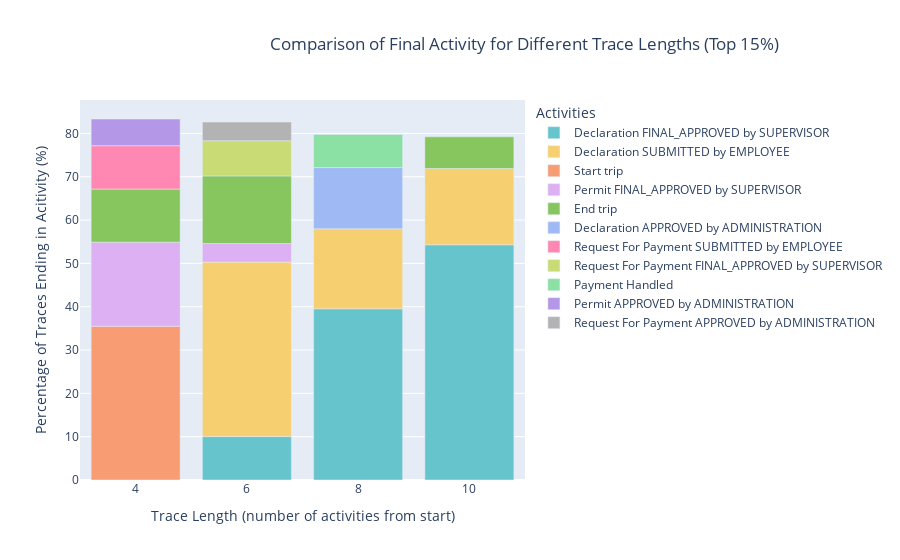

The notebook cell saved with this chart:
### Code cell
# plot the distribution
import plotly.express as px

df_top15 = df_dist.sort_values(by='Percent count', ascending=False).head(int(len(df_dist)*0.15))
fig = px.bar(df_top15, x="Trace length", y="Percent count", color="Activities", title="Comparison of Final Activity for Different Trace Lengths (Top 15%)",
             color_discrete_sequence=px.colors.qualitative.Pastel)


fig.update_layout(xaxis_title="Trace Length (number of activities from start)", yaxis_title="Percentage of Traces Ending in Acitivity (%)")
fig.update_xaxes(tickvals=[4,6,8,10])
fig.update_layout(title_x=0.3)
fig.show()
fig.write_html("../docs/activity_vs_trace_length_distribution.html")

### Figure 1 — Plotly figure (JSON) as saved in the notebook; plotly's stock layout.template omitted (floating-point values rounded to 4 significant figures)
{"data": [{"alignmentgroup": "True", "hovertemplate": "Activities=Declaration FINAL_APPROVED by SUPERVISOR<br>Trace length=%{x}<br>Percent count=%{y}<extra></extra>", "legendgroup": "Declaration FINAL_APPROVED by SUPERVISOR", "marker": {"color": "rgb(102, 197, 204)", "pattern": {"shape": ""}}, "name": "Declaration FINAL_APPROVED by SUPERVISOR", "offsetgroup": "Declaration FINAL_APPROVED by SUPERVISOR", "orientation": "v", "showlegend": true, "textposition": "auto", "type": "bar", "x": [10, 8, 6], "xaxis": "x", "y": [54.3, 39.53, 10.02], "yaxis": "y"}, {"alignmentgroup": "True", "hovertemplate": "Activities=Declaration SUBMITTED by EMPLOYEE<br>Trace length=%{x}<br>Percent count=%{y}<extra></extra>", "legendgroup": "Declaration SUBMITTED by EMPLOYEE", "marker": {"color": "rgb(246, 207, 113)", "pattern": {"shape": ""}}, "name": "Declaration SUBMITTED by EMPLOYEE", "offsetgroup": "Declaration SUBMITTED by EMPLOYEE", "orientation": "v", "showlegend": true, "textposition": "auto", "type": "bar", "x": [6, 8, 10], "xaxis": "x", "y": [40.27, 18.46, 17.61], "yaxis": "y"}, {"alignmentgroup": "True", "hovertemplate": "Activities=Start trip<br>Trace length=%{x}<br>Percent count=%{y}<extra></extra>", "legendgroup": "Start trip", "marker": {"color": "rgb(248, 156, 116)", "pattern": {"shape": ""}}, "name": "Start trip", "offsetgroup": "Start trip", "orientation": "v", "showlegend": true, "textposition": "auto", "type": "bar", "x": [4], "xaxis": "x", "y": [35.5], "yaxis": "y"}, {"alignmentgroup": "True", "hovertemplate": "Activities=Permit FINAL_APPROVED by SUPERVISOR<br>Trace length=%{x}<br>Percent count=%{y}<extra></extra>", "legendgroup": "Permit FINAL_APPROVED by SUPERVISOR", "marker": {"color": "rgb(220, 176, 242)", "pattern": {"shape": ""}}, "name": "Permit FINAL_APPROVED by SUPERVISOR", "offsetgroup": "Permit FINAL_APPROVED by SUPERVISOR", "orientation": "v", "showlegend": true, "textposition": "auto", "type": "bar", "x": [4, 6], "xaxis": "x", "y": [19.4, 4.303], "yaxis": "y"}, {"alignmentgroup": "True", "hovertemplate": "Activities=End trip<br>Trace length=%{x}<br>Percent count=%{y}<extra></extra>", "legendgroup": "End trip", "marker": {"color": "rgb(135, 197, 95)", "pattern": {"shape": ""}}, "name": "End trip", "offsetgroup": "End trip", "orientation": "v", "showlegend": true, "textposition": "auto", "type": "bar", "x": [6, 4, 10], "xaxis": "x", "y": [15.6, 12.26, 7.313], "yaxis": "y"}, {"alignmentgroup": "True", "hovertemplate": "Activities=Declaration APPROVED by ADMINISTRATION<br>Trace length=%{x}<br>Percent count=%{y}<extra></extra>", "legendgroup": "Declaration APPROVED by ADMINISTRATION", "marker": {"color": "rgb(158, 185, 243)", "pattern": {"shape": ""}}, "name": "Declaration APPROVED by ADMINISTRATION", "offsetgroup": "Declaration APPROVED by ADMINISTRATION", "orientation": "v", "showlegend": true, "textposition": "auto", "type": "bar", "x": [8], "xaxis": "x", "y": [14.13], "yaxis": "y"}, {"alignmentgroup": "True", "hovertemplate": "Activities=Request For Payment SUBMITTED by EMPLOYEE<br>Trace length=%{x}<br>Percent count=%{y}<extra></extra>", "legendgroup": "Request For Payment SUBMITTED by EMPLOYEE", "marker": {"color": "rgb(254, 136, 177)", "pattern": {"shape": ""}}, "name": "Request For Payment SUBMITTED by EMPLOYEE", "offsetgroup": "Request For Payment SUBMITTED by EMPLOYEE", "orientation": "v", "showlegend": true, "textposition": "auto", "type": "bar", "x": [4], "xaxis": "x", "y": [10], "yaxis": "y"}, {"alignmentgroup": "True", "hovertemplate": "Activities=Request For Payment FINAL_APPROVED by SUPERVISOR<br>Trace length=%{x}<br>Percent count=%{y}<extra></extra>", "legendgroup": "Request For Payment FINAL_APPROVED by SUPERVISOR", "marker": {"color": "rgb(201, 219, 116)", "pattern": {"shape": ""}}, "name": "Request For Payment FINAL_APPROVED by SUPERVISOR", "offsetgroup": "Request For Payment FINAL_APPROVED by SUPERVISOR", "orientation": "v", "showlegend": true, "textposition": "auto", "type": "bar", "x": [6], "xaxis": "x", "y": [8.109], "yaxis": "y"}, {"alignmentgroup": "True", "hovertemplate": "Activities=Payment Handled<br>Trace length=%{x}<br>Percent count=%{y}<extra></extra>", "legendgroup": "Payment Handled", "marker": {"color": "rgb(139, 224, 164)", "pattern": {"shape": ""}}, "name": "Payment Handled", "offsetgroup": "Payment Handled", "orientation": "v", "showlegend": true, "textposition": "auto", "type": "bar", "x": [8], "xaxis": "x", "y": [7.637], "yaxis": "y"}, {"alignmentgroup": "True", "hovertemplate": "Activities=Permit APPROVED by ADMINISTRATION<br>Trace length=%{x}<br>Percent count=%{y}<extra></extra>", "legendgroup": "Permit APPROVED by ADMINISTRATION", "marker": {"color": "rgb(180, 151, 231)", "pattern": {"shape": ""}}, "name": "Permit APPROVED by ADMINISTRATION", "offsetgroup": "Permit APPROVED by ADMINISTRATION", "orientation": "v", "showlegend": true, "textposition": "auto", "type": "bar", "x": [4], "xaxis": "x", "y": [6.169], "yaxis": "y"}, {"alignmentgroup": "True", "hovertemplate": "Activities=Request For Payment APPROVED by ADMINISTRATION<br>Trace length=%{x}<br>Percent count=%{y}<extra></extra>", "legendgroup": "Request For Payment APPROVED by ADMINISTRATION", "marker": {"color": "rgb(179, 179, 179)", "pattern": {"shape": ""}}, "name": "Request For Payment APPROVED by ADMINISTRATION", "offsetgroup": "Request For Payment APPROVED by ADMINISTRATION", "orientation": "v", "showlegend": true, "textposition": "auto", "type": "bar", "x": [6], "xaxis": "x", "y": [4.328], "yaxis": "y"}], "layout": {"barmode": "relative", "legend": {"title": {"text": "Activities"}, "tracegroupgap": 0}, "title": {"text": "Comparison of Final Activity for Different Trace Lengths (Top 15%)", "x": 0.3}, "xaxis": {"anchor": "y", "domain": [0, 1], "tickvals": [4, 6, 8, 10], "title": {"text": "Trace Length (number of activities from start)"}}, "yaxis": {"anchor": "x", "domain": [0, 1], "title": {"text": "Percentage of Traces Ending in Acitivity (%)"}}}}
